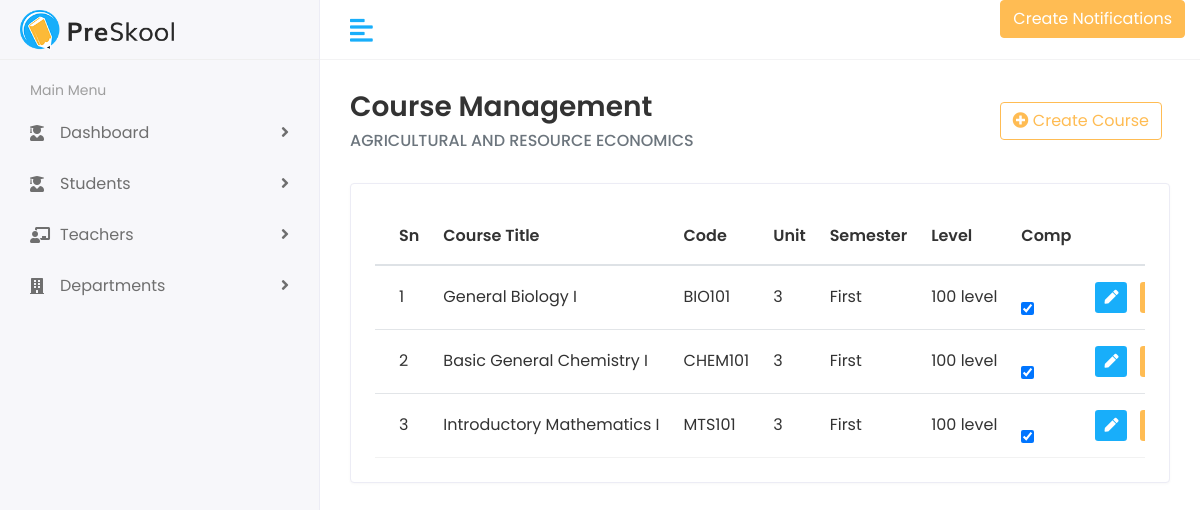
/manage_class.php?id=1, run on an earlier commit of the app's database.
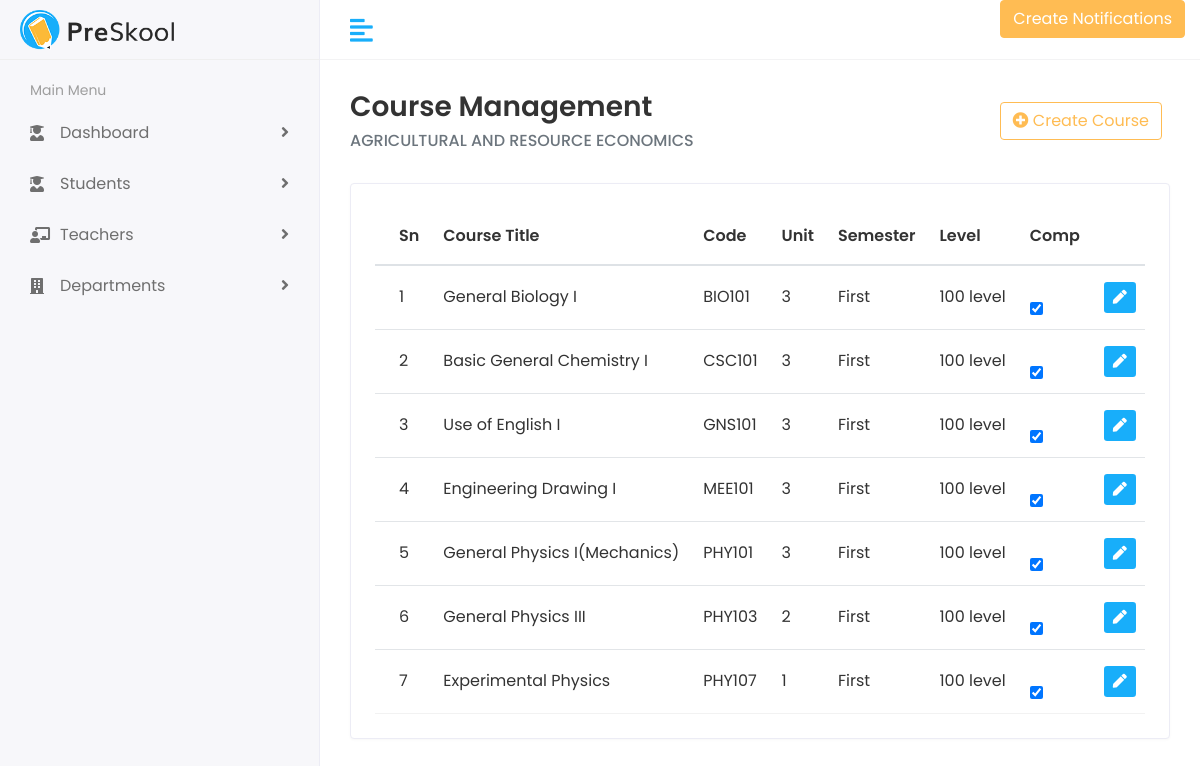
And on a later commit of the database.
### tables this page shows
CREATE TABLE `departments` (
  `id` int(11) NOT NULL,
  `name` varchar(255) NOT NULL,
  `head_of_department` varchar(255) NOT NULL
);

CREATE TABLE `agriculturalandresourceeconomics` (
  `id` int(11) NOT NULL,
  `courseCode` varchar(255) NOT NULL,
  `courseTitle` varchar(255) NOT NULL,
  `unit` int(1) NOT NULL,
  `semester` varchar(6) NOT NULL,
  `classId` int(11) NOT NULL,
  `compulsory` int(11) NOT NULL DEFAULT 1,
  `createdAt` timestamp NULL DEFAULT NULL,
  `updatedAt` timestamp NOT NULL DEFAULT current_timestamp() ON UPDATE current_timestamp()
);

CREATE TABLE `level` (
  `id` bigint(20) UNSIGNED NOT NULL,
  `name` varchar(20) NOT NULL,
  `SchoolFees` int(11) NOT NULL
);

### libs/functions.php (called while the page is built, shortened)
<?php
function getClass($id)
{
    global $db;
    $sql = $db->query("SELECT * FROM level WHERE id='$id' ");
    return mysqli_fetch_array($sql);
}

### manage_class.php (the view, shortened to what this page needs)
<?php include 'libs/connection.inc.php' ?>
<?php
$id = $_GET['id'];
$sql = $db->query("SELECT * FROM departments WHERE id='$id'");
$department = $sql->fetch_assoc();
?>
<!DOCTYPE html>
<html lang="en">
<head>
    <link rel="stylesheet" href="assets/plugins/bootstrap/css/bootstrap.min.css">
    <link rel="stylesheet" href="assets/plugins/fontawesome/css/fontawesome.min.css">
    <link rel="stylesheet" href="assets/plugins/fontawesome/css/all.min.css">
    <link rel="stylesheet" href="assets/css/style.css">
</head>
<body>
    <div class="main-wrapper">
        <?php include 'admin-sidebar.php' ?>
        <div class="page-wrapper">
            <div class="content container-fluid">
                <div class="page-header">
                    <div class="row align-items-center">
                        <div class="col">
                            <h3 class="page-title">Course Management</h3>
                            <ul class="breadcrumb">
                                <li class="breadcrumb-item active"><?= $department['name'] ?></li>
                            </ul>
                        </div>
                        <div class="col-auto text-right float-right ml-auto">
                            <a href="#" class="btn btn-outline-primary mr-2" data-toggle="modal" data-target="#createCourseModal"><i class="fas fa-plus-circle"></i> Create Course</a>
                        </div>
                    </div>
                </div>
                <?php
                $getDepartment = $department['name'];
                $trimmedDept = strtolower(str_replace(' ', '', $getDepartment));
                $fix = $db->query("SELECT * FROM $trimmedDept");
                ?>
                <div class="row">
                    <div class="col-sm-12">
                        <div class="card card-table">
                            <div class="card-body">
                                <div class="table-responsive">
                                    <table class="table table-hover table-center mb-0 datatable">
                                        <thead>
                                            <tr>
                                                <th>Sn</th>
                                                <th>Course Title</th>
                                                <th>Code</th>
                                                <th>Unit</th>
                                                <th>Semester</th>
                                                <th>Level</th>
                                                <th>Comp</th>
                                                <th class="text-right"></th>
                                            </tr>
                                        </thead>
                                        <tbody>
                                            <?php $i = 1;
                                            while ($course = mysqli_fetch_array($fix)) {
                                            ?>
                                                <tr>
                                                    <td><?= $i++; ?></td>
                                                    <td><?= $course['courseTitle'] ?></td>
                                                    <td><?= $course['courseCode'] ?></td>
                                                    <td><?= $course['unit'] ?></td>
                                                    <td><?= $course['semester'] ?></td>
                                                    <td><?= getClass($course['classId'])['name'] ?></td>
                                                    <td>
                                                        <div class="form-check">
                                                            <input class="form-check-input" type="checkbox" value="1" name="compulsory" <?= ($course['compulsory'] == 1) ? 'checked' : '' ?>>
                                                        </div>
                                                    </td>
                                                    <td class="text-right">
                                                        <div class="actions">
                                                            <a href="edit-subject.html" class="btn btn-sm bg-success-light mr-2">
                                                                <i class="fas fa-pen"></i>
                                                            </a>
                                                            <a href="#" class="btn btn-sm bg-danger-light">
                                                            </a>
                                                        </div>
                                                    </td>
                                                </tr>
                                            <?php } ?>
                                        </tbody>
                                    </table>
                                </div>
                            </div>
                        </div>
                    </div>
                </div>
            </div>
        </div>
</body>
</html>

### admin-sidebar.php (shortened to what this page needs)
<div class="header">
   <div class="header-left">
      <a href="index.html" class="logo">
         <img src="assets/img/logo.png" alt="Logo">
      </a>
   </div>
   <a href="javascript:void(0);" id="toggle_btn">
      <i class="fas fa-align-left"></i>
   </a>
   <ul class="nav user-menu">
      <button type="button" class="btn btn-primary" data-toggle="modal" data-target="#notification">
         Create Notifications
      </button>
   </ul>
</div>
<div class="sidebar" id="sidebar">
   <div class="sidebar-inner slimscroll">
      <div id="sidebar-menu" class="sidebar-menu">
         <ul>
            <li class="menu-title">
               <span>Main Menu</span>
            </li>
            <li class="submenu">
               <a href="#"><i class="fas fa-user-graduate"></i> <span> Dashboard</span> <span class="menu-arrow"></span></a>
            </li>
            <li class="submenu">
               <a href="#"><i class="fas fa-user-graduate"></i> <span> Students</span> <span class="menu-arrow"></span></a>
            </li>
            <li class="submenu">
               <a href="#"><i class="fas fa-chalkboard-teacher"></i> <span> Teachers</span> <span class="menu-arrow"></span></a>
            </li>
            <li class="submenu">
               <a href="#"><i class="fas fa-building"></i> <span> Departments</span> <span class="menu-arrow"></span></a>
            </li>
      </div>
   </div>
</div>

What changed in the data, as far as the page shows it:
removed agriculturalandresourceeconomics: courseTitle "Introductory Mathematics I", courseCode "MTS101", unit "3", semester "First", classId.name "100 level", compulsory "☑"
changed agriculturalandresourceeconomics "Basic General Chemistry I": courseCode "CHEM101" → "CSC101"
added agriculturalandresourceeconomics: courseTitle "Use of English I", courseCode "GNS101", unit "3", semester "First", classId.name "100 level", compulsory "☑"
added agriculturalandresourceeconomics: courseTitle "Engineering Drawing I", courseCode "MEE101", unit "3", semester "First", classId.name "100 level", compulsory "☑"
added agriculturalandresourceeconomics: courseTitle "General Physics I(Mechanics)", courseCode "PHY101", unit "3", semester "First", classId.name "100 level", compulsory "☑"
added agriculturalandresourceeconomics: courseTitle "General Physics III", courseCode "PHY103", unit "2", semester "First", classId.name "100 level", compulsory "☑"
added agriculturalandresourceeconomics: courseTitle "Experimental Physics", courseCode "PHY107", unit "1", semester "First", classId.name "100 level", compulsory "☑"
